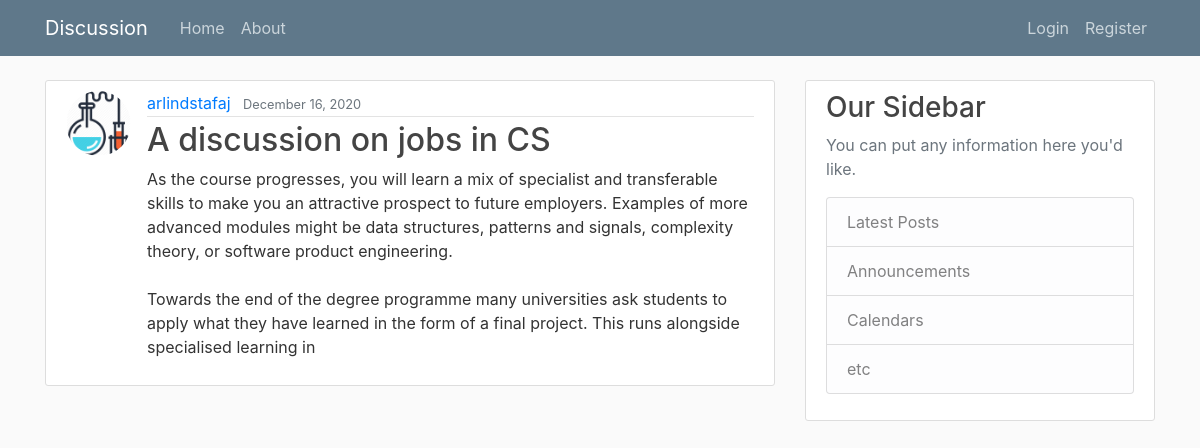
Page /post/6/ on the committed database.
### academia/models.py (models this page shows, shortened)
class Post(models.Model):
    title = models.CharField(max_length=100)
    content = models.TextField()
    date_posted = models.DateTimeField(default=timezone.now)
    author = models.ForeignKey(User, on_delete=models.CASCADE)

### users/models.py (models this page shows, shortened)
class Profile(models.Model):
    user = models.OneToOneField(User, on_delete=models.CASCADE)
    image = models.ImageField(default='default.jpg', upload_to='pofile_pics')

### academia/views.py (the view)
# urls.py: path('post/<int:pk>/', PostDetailView.as_view(), name='post-detail'),
class PostDetailView(DetailView):
    model = Post

### academia/templates/academia/post_detail.html (shortened to what this page needs)
{% extends "academia/base_discussion.html" %} {% block content %}
<article class="media content-section">
  <img
    class="rounded-circle article-img"
    src="{{ object.author.profile.image.url }}"
  />
  <div class="media-body">
    <div class="article-metadata">
      <a class="mr-2" href="{% url 'user-posts' object.author.username %}"
        >{{ object.author }}</a
      >
      <small class="text-muted">{{ object.date_posted|date:"F d, Y" }}</small>
    </div>
    <h2 class="article-title">{{ object.title }}</h2>
    <p class="article-content">{{ object.content }}</p>
  </div>
</article>
{% endblock content %}

### academia/static/academia/main.css (style rules this page uses)
body { background: #fafafa; color: #333333; margin-top: 5rem; }
h1, h2, h3, h4, h5, h6 { color: #444444; }
.content-section { background: #ffffff; padding: 10px 20px; border: 1px solid #dddddd; border-radius: 3px; margin-bottom: 20px; }
.article-title { color: #444444; }
.article-content { white-space: pre-line; }
.article-img { height: 65px; width: 65px; margin-right: 16px; }
.article-metadata { padding-bottom: 1px; margin-bottom: 4px; border-bottom: 1px solid #e3e3e3 }

### rows in the picture
Post: author.profile.image (picture), author "arlindstafaj", date_posted "December 16, 2020", title "A discussion on jobs in CS", content "As the course progresses, you will learn a mix of specialist and transferable skills to make you an attractive prospect to future employers. Examples of more advanced modules might be data structures, patterns and signals, complexity theory, or software product engineering. Towards the end of the degree programme many universities ask students to apply what they have learned in the form of a final project. This runs alongside specialised learning in"
